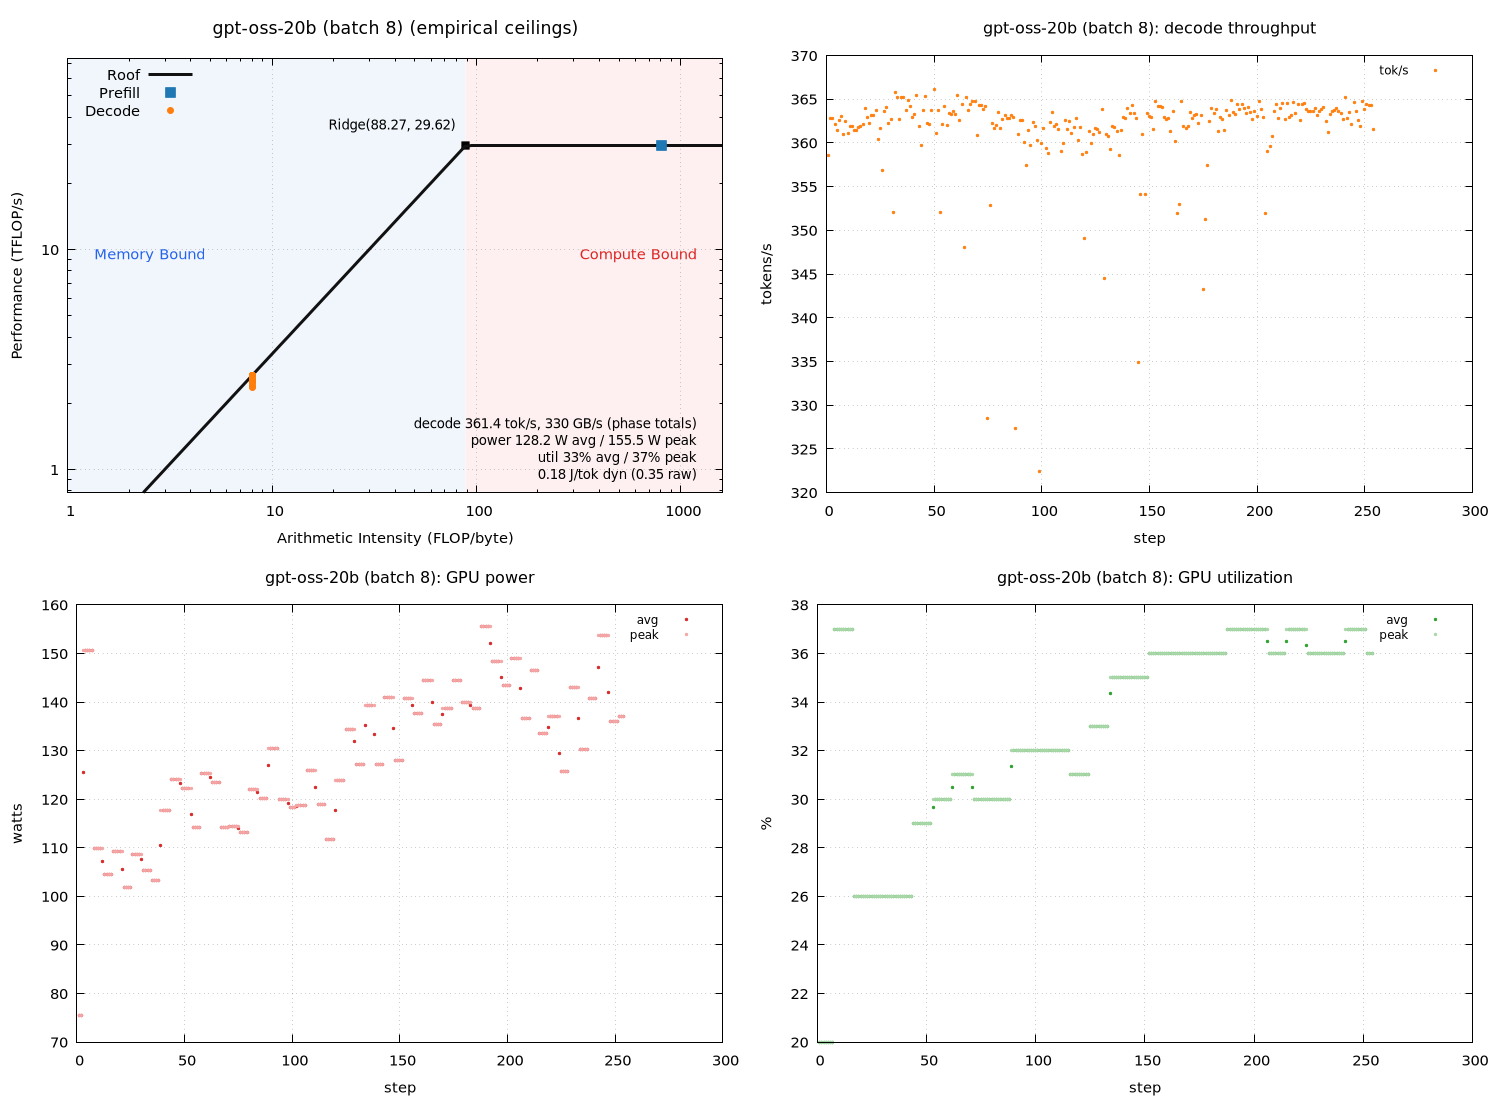

Reproduce this figure in gnuplot.
set terminal pngcairo size 1500,1100 enhanced font 'Sans,11'
set output 'sweep_a100_vllm/gpt_b008_roofline.png'
set datafile separator "\t"
set datafile missing 'NaN'
set multiplot layout 2,2
unset label
unset object
unset arrow
set title "gpt-oss-20b (batch 8) (empirical ceilings)" font ',13'
set xlabel "Arithmetic Intensity (FLOP/byte)"
set ylabel "Performance (TFLOP/s)"
set logscale xy
set xrange [1:1609.87]
set yrange [0.784122:74.0486]
set grid xtics ytics
set key top left
set object 1 rectangle from graph 0, graph 0 to first 88.2679, graph 1 \
    fillcolor rgb '#dce9f7' fillstyle solid 0.45 noborder behind
set object 2 rectangle from first 88.2679, graph 0 to graph 1, graph 1 \
    fillcolor rgb '#fbdcdc' fillstyle solid 0.45 noborder behind
set label 1 "Memory Bound" at graph 0.04, graph 0.55 left \
    textcolor rgb '#2563eb' font ',11'
set label 2 "Compute Bound" at graph 0.96, graph 0.55 right \
    textcolor rgb '#dc2626' font ',11'
set label 3 "Ridge(88.27, 29.62)" \
    at first 88.2679, first 29.6194 right \
    point pointtype 5 pointsize 1.2 \
    offset character -1.5, character 1 font ',10'
set label 4 "decode 361.4 tok/s, 330 GB/s (phase totals)\npower 128.2 W avg / 155.5 W peak\nutil 33% avg / 37% peak\n0.18 J/tok dyn (0.35 raw)" at graph 0.96, graph 0.16 right font ',10'
peak_t = 29.6194
peak_b = 335.563
roof(x) = (x * peak_b / 1000.0 < peak_t) ? x * peak_b / 1000.0 : peak_t
plot roof(x) with lines linewidth 3 linecolor rgb '#111111' title 'Roof', \
     'sweep_a100_vllm/gpt_b008_roofline.dat' using 3:(strcol(2) eq 'prefill' ? $4 : 1/0) with points \
         pointtype 5 pointsize 1.6 linecolor rgb '#1f77b4' title 'Prefill', \
     'sweep_a100_vllm/gpt_b008_roofline.dat' using 3:(strcol(2) eq 'decode' ? $4 : 1/0) with points \
         pointtype 7 pointsize 1.0 linecolor rgb '#ff7f0e' title 'Decode'

unset label
unset object
unset arrow
unset logscale
set xrange [*:*]
set yrange [*:*]
set title "gpt-oss-20b (batch 8): decode throughput" font ',12'
set xlabel "step"
set ylabel "tokens/s"
set grid xtics ytics
set key top right font ',9'
plot 'sweep_a100_vllm/gpt_b008_roofline.dat' using 1:(strcol(2) eq 'decode' ? $5 : 1/0) with points pointtype 7 pointsize 0.4 linecolor rgb '#ff7f0e' title 'tok/s'

unset label
unset object
unset arrow
unset logscale
set xrange [*:*]
set yrange [*:*]
set title "gpt-oss-20b (batch 8): GPU power" font ',12'
set xlabel "step"
set ylabel "watts"
set grid xtics ytics
set key top right font ',9'
plot 'sweep_a100_vllm/gpt_b008_roofline.dat' using 1:(strcol(2) eq 'decode' ? $6 : 1/0) with points pointtype 7 pointsize 0.4 linecolor rgb '#d62728' title 'avg', \
     'sweep_a100_vllm/gpt_b008_roofline.dat' using 1:(strcol(2) eq 'decode' ? $8 : 1/0) with points pointtype 7 pointsize 0.4 linecolor rgb '#f4a6a6' title 'peak'

unset label
unset object
unset arrow
unset logscale
set xrange [*:*]
set yrange [*:*]
set title "gpt-oss-20b (batch 8): GPU utilization" font ',12'
set xlabel "step"
set ylabel "%"
set grid xtics ytics
set key top right font ',9'
plot 'sweep_a100_vllm/gpt_b008_roofline.dat' using 1:(strcol(2) eq 'decode' ? $7 : 1/0) with points pointtype 7 pointsize 0.4 linecolor rgb '#2ca02c' title 'avg', \
     'sweep_a100_vllm/gpt_b008_roofline.dat' using 1:(strcol(2) eq 'decode' ? $9 : 1/0) with points pointtype 7 pointsize 0.4 linecolor rgb '#a9d7a9' title 'peak'

unset multiplot
